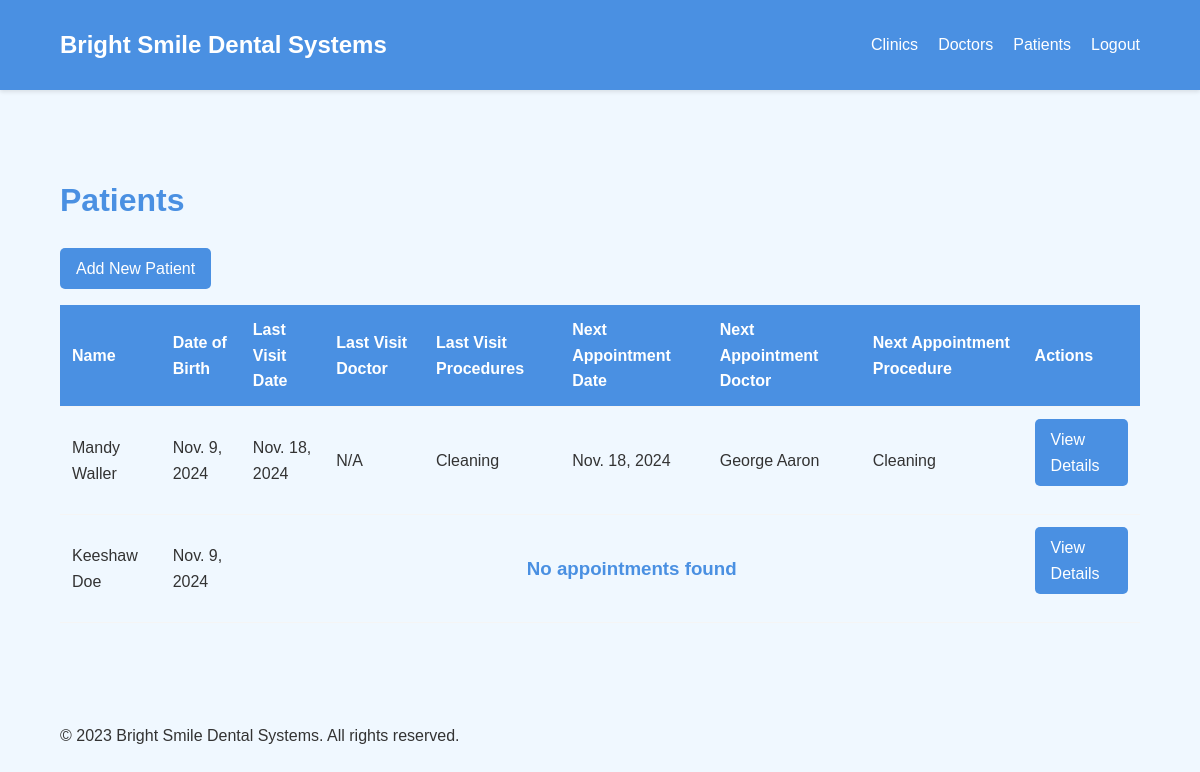
The app's page /patients/list/ (signed in) with its own data.
### patients/models.py (models this page shows, shortened)
class Patient(models.Model):
    name = models.CharField(max_length=200)
    d_o_b = models.DateField()
    address = models.CharField(max_length=200)
    MALE = "M"
    FEMALE = "F"
    OTHER = "O"
    gender_choices = [
        (MALE, "M"),
        (FEMALE, "F"),
        (OTHER, "O"),
    ]
    gender = models.CharField(max_length=6,
                              choices=gender_choices,
                              default=OTHER)
    ssn_last_4 = models.CharField(max_length=4, default="4444")
    phone_number = PhoneNumberField()

class Appointment(models.Model):
    patient = models.ForeignKey(Patient, on_delete=models.SET_NULL, null=True, related_name="patient_appointment")
    last_visit_date = models.DateField()
    last_visit_time = models.TimeField()
    last_visit_doctor = models.ForeignKey(Doctor, on_delete=models.SET_NULL, null=True, related_name="doctor_last_appointment")
    last_visit_procedures = models.ManyToManyField(Procedure, blank=True, related_name="past_patient_procedures")
    next_appointment = models.BooleanField(default=False)
    next_appointment_date = models.DateField()
    next_appointment_time = models.TimeField()
    next_appointment_doctor = models.ForeignKey(Doctor, on_delete=models.SET_NULL, null=True, related_name="doctor_next_appointment")
    next_appointment_procedure  = models.ForeignKey(Procedure, on_delete=models.DO_NOTHING, related_name="patient_current_procedure")

### doctors/models.py (models this page shows, shortened)
class Procedure(models.Model):
    name = models.CharField(max_length=200)
    def __str__(self):
        return self.name

class Doctor(models.Model):
    npi = models.IntegerField()
    name = models.CharField(max_length=200)
    email = models.EmailField(default="brightsmile@gmail.com")
    phone_number = PhoneNumberField(max_length=14, default='+234')
    office_address = models.CharField(max_length=200)
    specialties = models.ManyToManyField(Procedure, blank=True)

### patients/views.py (the view)
# urls.py: path("list/", PatientListView.as_view(), name='list-patients'),
class PatientListView(LoginRequiredMixin, ListView):
    model = Patient
    context_object_name = 'patients'
    template_name = "patients_list.html"
    def get_queryset(self):
        return Patient.objects.prefetch_related('patient_appointment').all()

### patients/templatetags/patient_filters.py (called while the page is built)
@register.filter
def join_names(procedures):
    return ", ".join(procedure.name for procedure in procedures)

### patients/templates/patients_list.html (shortened to what this page needs)
{% extends 'base.html' %}
{% block content %}
{% load patient_filters %}
<h1 class="mb-4">Patients</h1>
<div class="row">
    <div class="col-md-12 mb-3">
        <a href="{% url 'patients_urls:add-patients' %}" class="btn btn-primary" style="margin-bottom: 1rem;">Add New Patient</a>
    </div>
</div>
<div class="table-responsive">
    <table class="table table-striped table-hover">
        <thead>
            <tr>
                <th>Name</th>
                <th>Date of Birth</th>
                <th>Last Visit Date</th>
                <th>Last Visit Doctor</th>
                <th>Last Visit Procedures</th>
                <th>Next Appointment Date</th>
                <th>Next Appointment Doctor</th>
                <th>Next Appointment Procedure</th>
                <th>Actions</th>
            </tr>
        </thead>
        <tbody>
            {% if patients %}
            {% for patient in patients %}
            <tr>
                <td>{{ patient.name }}</td>
                <td>{{ patient.d_o_b }}</td>
                {% for appointment in patient.patient_appointment.all %}
                <td>{{ appointment.last_visit_date|default:"N/A" }}</td>
                <td>{{ appointment.last_visit.doctorg.name|default:"N/A" }}</td>
                <td>{{ appointment.last_visit_procedures.all|join_names|default:"N/A" }}</td>
                <td>{{ appointment.next_appointment_date|default:"N/A" }}</td>
                <td>{{ appointment.next_appointment_doctor.name|default:"N/A" }}</td>
                <td>{{ appointment.next_appointment_procedure|default:"N/A" }}</td>
                {% empty %}
                <td colspan="6"><h3 style="text-align: center;">No appointments found</h3></td>
                {% endfor %}
                <td>
                    <a href="{% url 'patients_urls:detail-patients' patient.id %}" class="btn btn-sm btn-primary">View Details</a>
                </td>
            </tr>
            {% endfor %}
            {% else %}
            <tr>
                <td colspan="9"><h3 style="text-align: center;">No patients yet</h3></td>
            </tr>
            {% endif %}
        </tbody>
    </table>
</div>
{% endblock %}

### static/css/style.css (style rules this page uses)
:root { --primary-color: #4a90e2; --secondary-color: #f0f8ff; --accent-color: #ff6b6b; --text-color: #333333; --light-gray: #f5f5f5; --dark-gray: #666666; }
body { font-family: Arial, sans-serif; line-height: 1.6; color: var(--text-color); background-color: var(--secondary-color); margin: 0; padding: 0; }
h1, h2, h3 { color: var(--primary-color); }
.btn { display: inline-block; background-color: var(--primary-color); color: white; padding: 0.5rem 1rem; text-decoration: none; border-radius: 5px; transition: background-color 0.3s ease; margin-bottom: 1rem; }
table { width: 100%; border-collapse: collapse; margin-bottom: 20px; }
th, td { padding: 12px; text-align: left; border-bottom: 1px solid var(--light-gray); }
th { background-color: var(--primary-color); color: white; }

### records on screen
Patient: name "Mandy Waller", d_o_b "Nov. 9, 2024"
Appointment: last_visit_date "Nov. 18, 2024", last_visit.doctorg.name "N/A", last_visit_procedures.all "Cleaning", next_appointment_date "Nov. 18, 2024", next_appointment_doctor.name "George Aaron", next_appointment_procedure "Cleaning"
Patient: name "Keeshaw Doe", d_o_b "Nov. 9, 2024"
